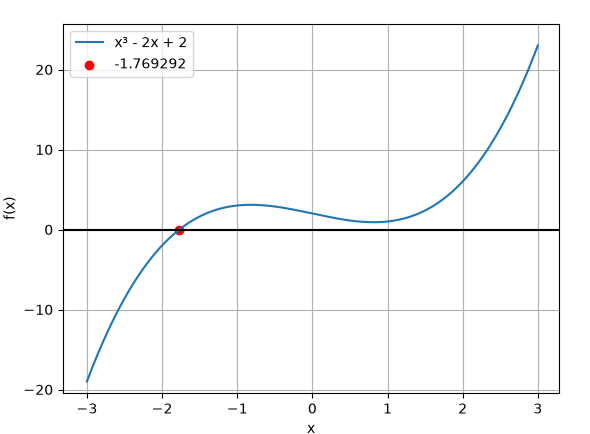

This chart was generated by the following Python code:
import matplotlib.pyplot as plt


def newton(f, df, x0, eps=1e-12, max_iter=100):
    """Метод Ньютона. Возвращает: (корень, журнал, статус)."""
    journal = []
    x = x0

    for k in range(1, max_iter + 1):
        fx = f(x)
        dfx = df(x)
        if dfx == 0:
            return x, journal, "zero_derivative"

        x_new = x - fx / dfx
        journal.append(
            {
                "iter": k,
                "x": x,
                "f(x)": fx,
                "f'(x)": dfx,
                "x_new": x_new,
                "step": abs(x_new - x),
            }
        )

        if abs(x_new - x) < eps or abs(fx) < eps:
            return x_new, journal, "ok"
        x = x_new

    return x, journal, "max_iter"


def secant(f, x0, x1, eps=1e-12, max_iter=100):
    """Метод секущих. Возвращает: (корень, журнал, статус)."""
    journal = []
    x_prev, x_curr = x0, x1
    f_prev, f_curr = f(x_prev), f(x_curr)

    for k in range(1, max_iter + 1):
        if f_curr - f_prev == 0:
            return x_curr, journal, "zero_denominator"

        x_new = x_curr - f_curr * (x_curr - x_prev) / (f_curr - f_prev)
        journal.append(
            {
                "iter": k,
                "x_prev": x_prev,
                "x_curr": x_curr,
                "f_curr": f_curr,
                "x_new": x_new,
                "step": abs(x_new - x_curr),
            }
        )

        if abs(x_new - x_curr) < eps or abs(f_curr) < eps:
            return x_new, journal, "ok"

        x_prev, f_prev = x_curr, f_curr
        x_curr = x_new
        f_curr = f(x_curr)

    return x_curr, journal, "max_iter"


def bisection(f, a, b, eps=1e-12, max_iter=200):
    """Бисекция. Возвращает: (корень, число итераций)."""
    fa, fb = f(a), f(b)
    if fa * fb > 0:
        raise ValueError("Нет смены знака")

    for k in range(1, max_iter + 1):
        c = (a + b) / 2
        fc = f(c)
        if fc == 0 or (b - a) < eps:
            return c, k
        if fa * fc < 0:
            b = c
        else:
            a = c
            fa = fc

    return c, k


def print_journal_newton(journal, title=""):
    if title:
        print(f"\n=== {title} ===")
    print(f"{'k':>3} | {'x':>14} | {'f(x)':>14} | {'df(x)':>14} | {'шаг':>10}")
    print("-" * 70)
    for row in journal:
        print(
            f"{row['iter']:>3} | {row['x']:>14.10f} | {row['f(x)']:>14.3e} | "
            f"{row['f\'(x)']:>14.3e} | {row['step']:>10.2e}"
        )


def print_journal_secant(journal, title=""):
    if title:
        print(f"\n=== {title} ===")
    print(f"{'k':>3} | {'x_prev':>14} | {'x_curr':>14} | {'f_curr':>14} | {'шаг':>10}")
    print("-" * 70)
    for row in journal:
        print(
            f"{row['iter']:>3} | {row['x_prev']:>14.10f} | {row['x_curr']:>14.10f} | "
            f"{row['f_curr']:>14.3e} | {row['step']:>10.2e}"
        )


def task1():
    f = lambda x: x**3 - 2 * x + 2
    df = lambda x: 3 * x**2 - 2
    _, journal_bad, status_bad = newton(f, df, 0)
    root_n, journal_n, _ = newton(f, df, -2)
    root_s, journal_s, _ = secant(f, -2, -1)

    bisection_log = []

    def logged_f(x):
        y = f(x)
        bisection_log.append((x, y))
        return y

    root_b, iterations_b = bisection(logged_f, -2, -1)

    print_journal_newton(journal_bad, "Ньютон, x0 = 0")
    print_journal_newton(journal_n, "Ньютон, x0 = -2")
    print_journal_secant(journal_s, "Секущие, x0 = -2, x1 = -1")

    print("\nБисекция")
    for k, (x, y) in enumerate(bisection_log[2:], start=1):
        print(f"{k:3} | {x: .12f} | {y: .3e}")

    print("\nМетод     | Старт         | Корень            | Итераций")
    print(f"Ньютон    | 0             | {status_bad:15} | {len(journal_bad)}")
    print(f"Ньютон    | -2            | {root_n:.12f} | {len(journal_n)}")
    print(f"Секущие   | -2, -1        | {root_s:.12f} | {len(journal_s)}")
    print(f"Бисекция  | [-2,-1]       | {root_b:.12f} | {iterations_b}")

    xs = [i / 100 for i in range(-300, 300 + 1)]
    plt.plot(xs, [f(x) for x in xs], label="x³ - 2x + 2")
    plt.axhline(0, color="black")
    plt.scatter([root_b], [0], color="red", label=f"{root_b:.6f}")
    plt.xlabel("x")
    plt.ylabel("f(x)")
    plt.grid()
    plt.legend()
    plt.show()


task1()
